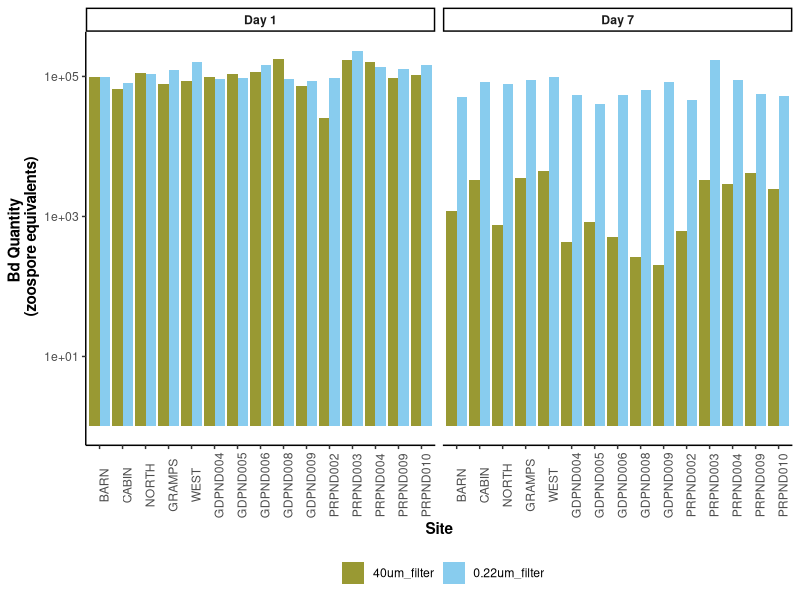
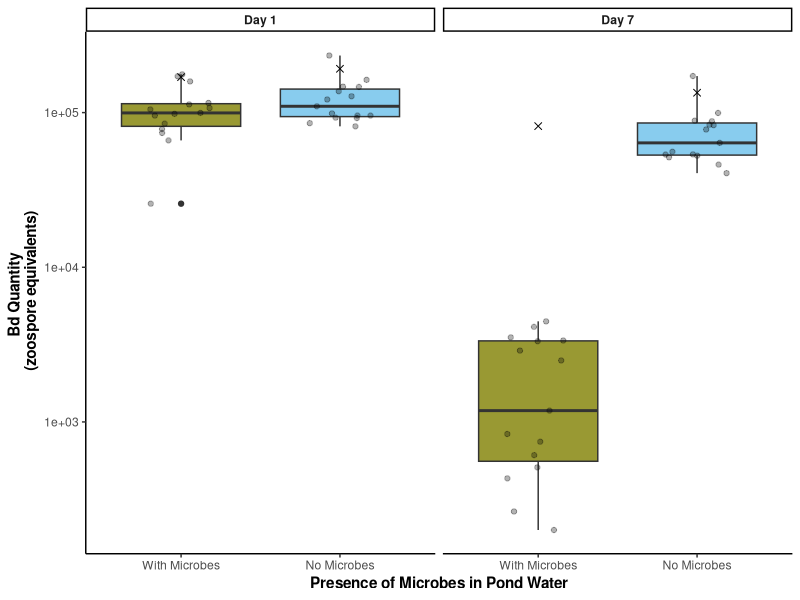
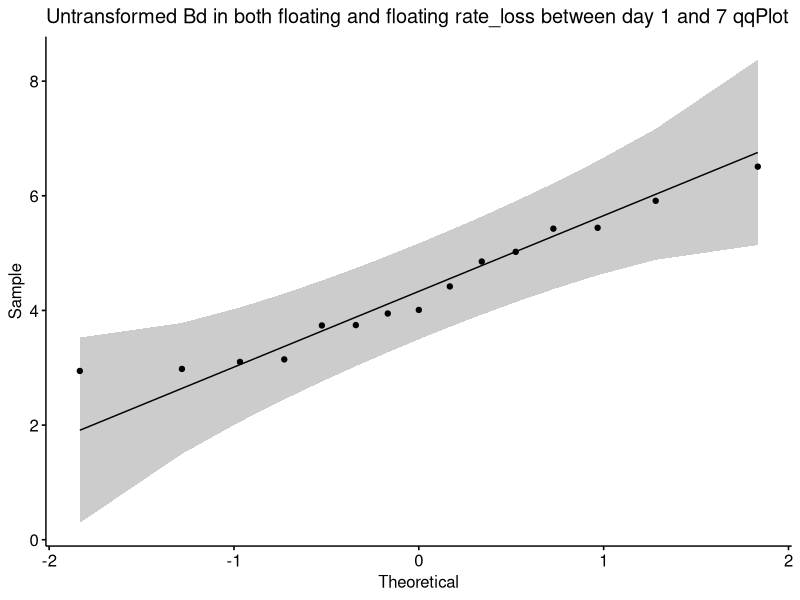
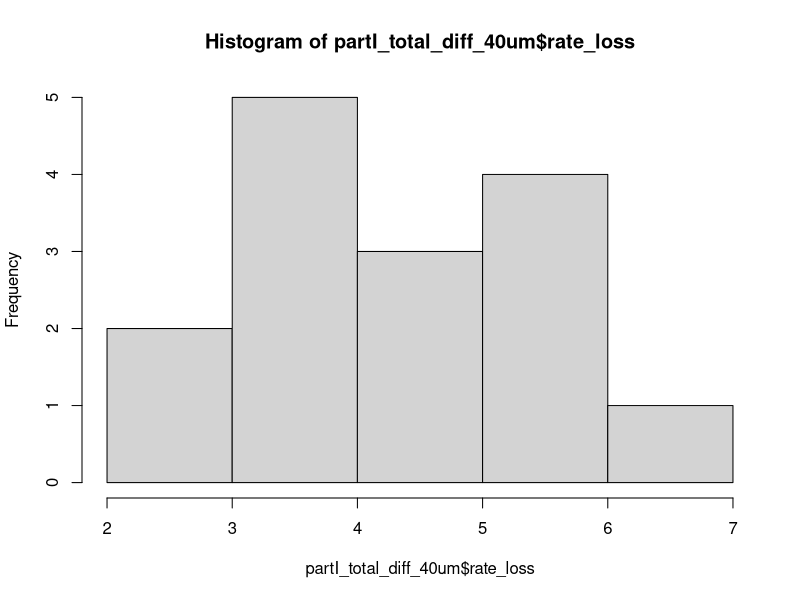
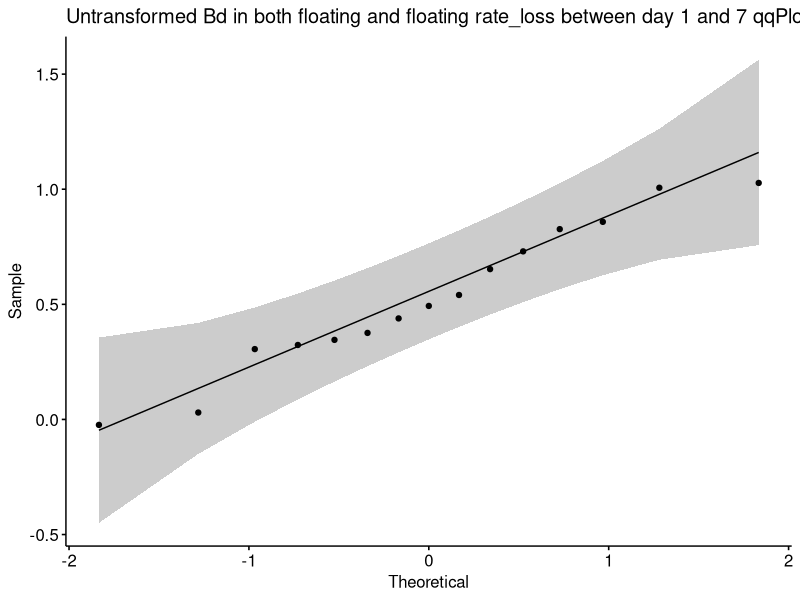
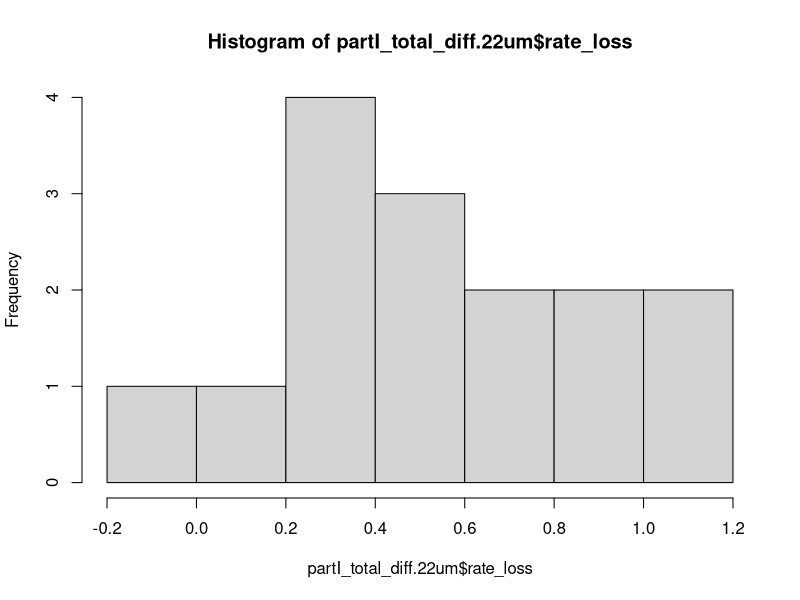
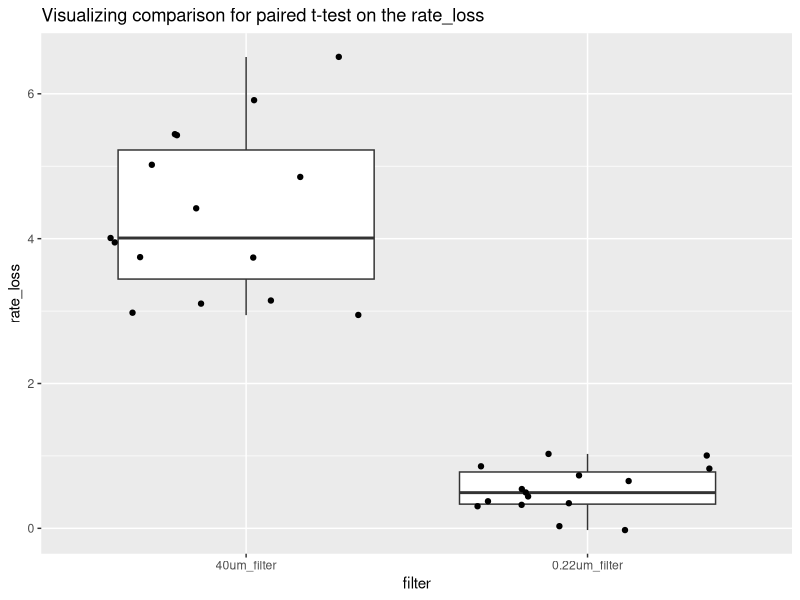
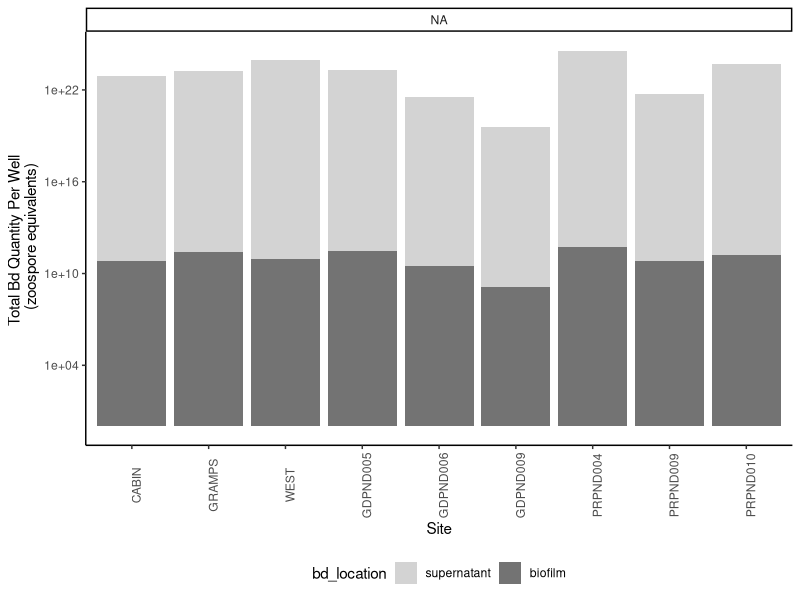

The R script that drew these images, in order: (Note: this script raises an error after producing the figures.)
## ---- chunk 1
#| warning: false

## read in and clean data
library(tidyverse) # for cleaning and viewing data
library(here) # for importing data
library(ggpubr)
library(rstatix)
library(ggplot2)
library(car)
library(multcomp)
library(nlme)

ns_biofilm_bd <- read.csv(here("data", "nine-sites-biofilm-on-Bd - Sheet1.csv"))
fs_pw_bd <- read.csv(here("data", "fifteen-sites-PW-on-Bd - Sheet1.csv"))
ns_ml_pw_bd <- read.csv(here("data", "nine-sites-PW-on-MLBd - Sheet1.csv")) %>% 
  filter(site != "NORTH") # why did we remove north??

## ---- chunk 2
# remove controls
partI <- fs_pw_bd %>% filter(site != "sterile MQ")

# keep control for labeling plot
partI_controls <- fs_pw_bd %>% 
  filter(site =="sterile MQ") %>% 
  pivot_wider(names_from = bd_location, values_from = bd_qty) %>%
  mutate(combined_bd = adherent + floating) %>% 
   mutate(day = case_when(
    day == 1 ~ "Day_1",
    day == 7 ~ "Day_7"))

# data type cleaning
partI$bd_location <- factor(partI$bd_location, levels = c("floating", "adherent"))
partI$filter <- factor(partI$filter,
                          levels = c("40um_filter", "0.22um_filter"))
partI$day <- factor(partI$day, levels = c("1", "7"),
                            labels = c("Day_1", "Day_7"))
partI$site <- factor(partI$site,
                          levels = c("BARN", "CABIN", "NORTH", "GRAMPS", "WEST", "GDPND004", "GDPND005", "GDPND006", "GDPND008", "GDPND009", "PRPND002", "PRPND003", "PRPND004", "PRPND009", "PRPND010", "sterile MQ"))

# get the total difference across days by combining both locations of Bd then subtracting across days
partI_total_diff <- partI %>%
  # combine floating and adherent for total_Bd
  pivot_wider(names_from = bd_location, values_from = bd_qty) %>%
  mutate(combined_bd = adherent + floating) %>% 
  subset(select = -c(adherent,floating)) %>% 

# different metrics of difference in Bd
  pivot_wider(names_from = day, values_from = combined_bd) %>%

  # calculate the rate loss by taking the log of each before subtracting
  mutate(rate_loss = log(Day_1) - log(Day_7))  %>% 

  # calculate the difference in raw amount of Bd
  mutate(diff = Day_1 - Day_7)

# Split into 2 data frames one for 40 and one for .22

partI_total_diff_40um <- partI_total_diff %>% 
  filter(filter =="40um_filter")
partI_total_diff.22um <- partI_total_diff%>% 
  filter(filter =="0.22um_filter")

## ---- chunk 3
# Colors: these are from Paul Tol's colorblind friendly palette
with_microbes_40_color <- "#999933"
no_microbes_.22_color <- "#88ccee"
## ---- chunk 4
partI %>%
  # combine floating and adherent for total_Bd
  pivot_wider(names_from = bd_location, values_from = bd_qty) %>%
  mutate(combined_bd = adherent + floating) %>% 
ggplot(aes(y= combined_bd, x = site, fill = filter)) + 
    geom_col(position = position_dodge()) +
  scale_y_log10() +
    facet_wrap(~day, labeller = labeller(day = c("Day_1" = "Day 1",
                                                    "Day_7" = "Day 7"))) +
  scale_fill_manual(values = c("40um_filter" = with_microbes_40_color, 
                                "0.22um_filter" = no_microbes_.22_color)) +
    theme_classic() +
   theme(axis.text.x = element_text(angle = 90),
        legend.position = "bottom",
         strip.text = element_text(face="bold"),
         axis.title = element_text(face = "bold")) + 
    xlab("Site") +
    ylab("Bd Quantity \n (zoospore equivalents)") +
  guides(fill=guide_legend(title=""))
## ---- chunk 5
partI %>%
  # combine floating and adherent for total_Bd
  pivot_wider(names_from = bd_location, values_from = bd_qty) %>%
  mutate(combined_bd = adherent + floating) %>% 
  
  # create the plot
  ggplot(aes(y= combined_bd, x = filter, fill = filter)) + 
    geom_boxplot() +
  geom_jitter(width = 0.2, alpha = 0.3) +
    scale_y_log10() +
    facet_wrap(~day, labeller = labeller(day = c("Day_1" = "Day 1",
                                                    "Day_7" = "Day 7")))+
  scale_fill_manual(values = c("40um_filter" = with_microbes_40_color, 
                                "0.22um_filter" = no_microbes_.22_color)) +
    theme_classic() +
   theme(legend.position = "none",
         strip.text = element_text(face="bold"),
         axis.title = element_text(face = "bold")) + 
  scale_x_discrete (labels= c("40um_filter" = "With Microbes", "0.22um_filter" = "No Microbes")) +
    xlab("Presence of Microbes in Pond Water") +
    ylab("Bd Quantity \n (zoospore equivalents)") +
  
  # add controls ad x's
  geom_point(data = partI_controls, aes(x = filter, y = combined_bd), shape = 4, size = 2)
## ---- chunk 6
# check normality of the differences across groups: it's normal untransformed in both!
partI_total_diff_40um %>% 
 ggqqplot("rate_loss", title = "Untransformed Bd in both floating and floating rate_loss between day 1 and 7 qqPlot") # good enough
shapiro.test(partI_total_diff_40um$rate_loss) # normal, yay!
hist(partI_total_diff_40um$rate_loss) # good enough

partI_total_diff.22um%>% 
 ggqqplot("rate_loss", title = "Untransformed Bd in both floating and floating rate_loss between day 1 and 7 qqPlot") # gorgeous
shapiro.test(partI_total_diff.22um$rate_loss) # normal, yay!
hist(partI_total_diff.22um$rate_loss) # good enough

# visualize the comparison I am making
partI_total_diff %>%
ggplot(aes(y= rate_loss, x = filter)) + 
    geom_boxplot() +
  geom_jitter() +
  ggtitle("Visualizing comparison for paired t-test on the rate_loss")
## ---- chunk 7
# Step 3: run the paired t-test on the difference
t.test(partI_total_diff_40um$rate_loss, partI_total_diff.22um$rate_loss, paired = TRUE)
## ---- chunk 8
part_two <- ns_biofilm_bd

#---- Part II
# set as factors with levels so they appear in order in plots later
part_two$site <- factor(part_two$site,
                                levels = c("CABIN", "GRAMPS", "WEST", "GDPND005", "GDPND006", "GDPND009", "PRPND004", "PRPND009", "PRPND010"))
part_two$bd_location <- factor(part_two$bd_location, levels = c("supernatant", "biofilm"))
part_two$day <- factor(part_two$day, levels = c("Day_0", "Day_1", "Day_7"))

# Biofilm only, no supernatant, and days 1 and 7 only, no day 0
part_two_bf_only <- part_two %>% 
  filter(bd_location == "biofilm") %>% 
  filter(day != "Day_0") %>% 
  #log bd qty
  mutate(log_qty = log(bd_qty))
  
## ---- chunk 9
part_two %>%
ggplot(aes(y= bd_qty, x = site, fill=bd_location)) + 
    geom_col() +
    facet_grid(.~day)+
  theme_classic()+
  scale_fill_manual(values = c("lightgrey", "gray45" )) +
    theme(axis.text.x = element_text(angle = 90),
          legend.position = "bottom") + 
    scale_y_log10() +
    xlab("Site") +
   ylab("Total Bd Quantity Per Well \n (zoospore equivalents)") 
## ---- chunk 10
part2 <- part_two_bf_only %>%
ggplot(aes(y= bd_qty, x = day)) + 
    geom_boxplot(fill = no_microbes_.22_color) +
    geom_point(alpha = 0.3) +
    theme_classic() +
  scale_y_log10() +
   theme(legend.position = "none",
         strip.text = element_text(face="bold"),
         axis.title = element_text(face = "bold")) + 
    xlab("Time (days)") +
    ylab("Bd Quantity \n (zoospore equivalents)") +
  scale_x_discrete (labels= c("Day_1" = "Day 1", "Day_7" = "Day 7"))

# Let's add significance letters
significance_data <- tibble(
 day = factor(c("Day_1", "Day_7"), levels = c("Day_1", "Day_7")),
  y_position = c(1.6e+05, 1.4e+04),  # Adjust this depending on your plot's scale
  label = c("a", "b"))

part2 + 
geom_text(data = significance_data, aes(x = day, y = y_position, label = label),
            position = position_dodge(width = 0.75), vjust = 0) 

## ---- chunk 11
# check normality of the differences across groups let's try untransformed
part_two_bf_only %>% 
 ggqqplot("bd_qty", title = "Untransformed Bd loads") +
  facet_wrap(~day) # gotta transform the data, day 1 is not normal

part_two_bf_only %>% 
  ggqqplot("log_qty", title = "Transformed Bd loads") +
  facet_wrap(~day) # not perfect but close, let's try shapiro tests

# Shapiro tests
day_one <- part_two_bf_only %>% 
  filter(day == "Day_1") %>% # filter to only include day 1
  pull(log_qty)

shapiro.test(day_one) # p >> 0.05, it's normal!

day_seven <- part_two_bf_only %>% 
  filter(day == "Day_7") %>% # filter to only include day 1
  pull(log_qty)

shapiro.test(day_seven) # p >> 0.05, it's normal!

# Histograms for funsies
part_two_bf_only %>% 
ggplot(aes(x = log_qty)) + # x-axis
  geom_histogram(bins = 4) + # make a histogram
  facet_wrap(~ day, # make multiple panels by day
             scales = "free") # let the axes vary between panels
## ---- chunk 12
# Step 3: run the paired t-test
t.test(day_one, day_seven, paired = TRUE)
## ---- chunk 13
part_three <- ns_ml_pw_bd %>% 
  filter(filter != "control") %>% 
  filter(site != "MQ")

# keep control for labeling plot
partIII_controls <- ns_ml_pw_bd %>% 
  filter(site =="MQ") %>% 
  pivot_wider(names_from = bd_location, values_from = bd_qty) %>%
  mutate(combined_bd = adherent + supernatant)

# Data type cleaning
part_three$site <- factor(part_three$site,
                                levels = c("CABIN", "GRAMPS", "WEST", "GDPND005", "GDPND006", "GDPND009", "PRPND004", "PRPND009", "PRPND010"))
part_three$bd_location <- factor(part_three$bd_location, levels = c("supernatant", "adherent"))
part_three$day <- factor(part_three$day, levels = c("Day_1", "Day_7")) 

# get the total difference across days by combining both locations of Bd then subtracting across days
part_three_total_diff <- part_three %>%
  # combine supernatant and adherent for total_Bd
  pivot_wider(names_from = bd_location, values_from = bd_qty) %>%
  mutate(combined_bd = adherent + supernatant) %>% 
  subset(select = -c(adherent,supernatant)) %>% 
  
# different metrics of difference in Bd
  pivot_wider(names_from = day, values_from = combined_bd) %>%
  
  # calculate the difference in raw amount of Bd
  mutate(diff = Day_1 - Day_7) %>% 

  # calculate the rate loss by taking the log of each before subtracting
  mutate(rate_loss = log(Day_1) - log(Day_7))

# Step 2: create subsets for each treatment
part_three_total_diff_40um <- part_three_total_diff %>% 
  filter(filter =="40um_filter")
part_three_total_diff.22um <- part_three_total_diff %>% 
  filter(filter =="0.22um_filter")

## ---- chunk 14
part_three %>%
  # combine floating and adherent for total_Bd
  pivot_wider(names_from = bd_location, values_from = bd_qty) %>%
  mutate(combined_bd = adherent + supernatant) %>% 
ggplot(aes(y= combined_bd, x = site, fill = filter)) + 
    geom_col(position = position_dodge()) +
  scale_y_log10() +
    facet_wrap(~day)+
  scale_fill_manual(values = c("40um_filter" = with_microbes_40_color, 
                                "0.22um_filter" = no_microbes_.22_color)) +
    theme_classic() +
   theme(axis.text.x = element_text(angle = 90),
        legend.position = "bottom",
         strip.text = element_text(face="bold"),
         axis.title = element_text(face = "bold")) + 
    xlab("Site") +
    ylab("Bd Quantity \n (zoospore equivalents)") +
  guides(fill=guide_legend(title=""))

## ---- chunk 15
part_three %>%
  # combine floating and adherent for total_Bd
  pivot_wider(names_from = bd_location, values_from = bd_qty) %>%
 mutate(combined_bd = adherent + supernatant) %>% 

  # plot it
  ggplot(aes(y= combined_bd, x = filter, fill = filter)) + 
    geom_boxplot() +
  geom_jitter(width = 0.2, alpha = 0.3) +
    scale_y_log10() +
    facet_wrap(~day, labeller = labeller(day = c("Day_1" = "Day 1",
                                                    "Day_7" = "Day 7")))+
  scale_fill_manual(values = c("40um_filter" = with_microbes_40_color, 
                                "0.22um_filter" = no_microbes_.22_color)) +
    theme_classic() +
   theme(legend.position = "none",
         strip.text = element_text(face="bold"),
         axis.title = element_text(face = "bold")) + 
  scale_x_discrete (labels= c("40um_filter" = "With Microbes", "0.22um_filter" = "No Microbes")) +
    xlab("Presence of Microbes in Pond Water Added to Monolayer Biofilm") +
    ylab("Bd Quantity \n (zoospore equivalents)") +

 # add controls ad x's
geom_point(data = partIII_controls, aes(x = filter, y = combined_bd), shape = 4, size = 2)

## ---- chunk 16
# check normality of the differences across groups: it's normal untransformed in both!
part_three_total_diff_40um %>% 
 ggqqplot("rate_loss", title = "Untransformed 40um") # good enough
shapiro.test(partI_total_diff_40um$rate_loss) # normal, yay!
hist(partI_total_diff_40um$rate_loss) # good enough

part_three_total_diff.22um%>% 
 ggqqplot("rate_loss", title = "Untransformed 0.22um") # gorgeous
shapiro.test(partI_total_diff.22um$rate_loss) # normal, yay!
hist(partI_total_diff.22um$rate_loss) # good enough

# visualize the comparison I am making
part_three_total_diff %>%
ggplot(aes(y= rate_loss, x = filter)) + 
    geom_boxplot() +
  geom_jitter() +
  ggtitle("Visualizing comparison for paired t-test on the rate_loss")
## ---- chunk 17
# Step 3: run the paired t-test on the difference
t.test(part_three_total_diff_40um$rate_loss, part_three_total_diff.22um$rate_loss, paired = TRUE)
## ---- chunk 18
p3 <- part_three %>% 
  # combine floating and adherent for total_Bd
  pivot_wider(names_from = bd_location, values_from = bd_qty) %>%
 mutate(combined_bd = adherent + supernatant) %>% 
mutate(log_total = log(combined_bd))

p3 %>% 
 ggqqplot("log_total") # gorgeous
hist(p3$log_total) # good enough

p3 %>% 
  ggplot(aes(y= log_total, x = filter)) + 
    geom_boxplot() +
  geom_jitter()

p3 %>% 
  ggplot(aes(y= log_total, x = day)) + 
    geom_boxplot() +
  geom_jitter()


## ---- chunk 19
library(nlme)
par(mfrow = c(2,2))
# qty ~ factor(day) + microbe_treatment, random = ~1|factor(site)
mod6 <- lme(log_total~day+ factor(filter), random = ~1|site, data=p3)
plot(mod6) # not terrible!

library(car)
qqPlot(resid(mod6), main="QQ Plot of Residuals")
## ---- chunk 20
summary(mod6)
anova(mod6)

emmeans::emmeans(mod6, pairwise ~ day) # pairwise comparisons
emmeans::emmeans(mod6, pairwise ~ filter) # pairwise comparisons

## ---- chunk 21
# data wrangling for comparisons across experiments

pw_no_microbes <- partI_total_diff %>% 
  # remove "other" 6 sites, not the 9 sites we are using
  filter(site!="NORTH" & site!="BARN" & site!="PRPND002"  & site!="PRPND003" & site!="GDPND004"  & site!="GDPND008") %>% 
  filter(filter == "0.22um_filter") %>% 
  mutate(treatment = "PW 0.22um")

pw_WITH_microbes <- partI_total_diff %>%
  # remove "other" 6 sites, not the 9 sites we are using
  filter(site!="NORTH" & site!="BARN" & site!="PRPND002"  & site!="PRPND003" & site!="GDPND004"  & site!="GDPND008") %>% 
  filter(filter != "0.22um_filter") %>% 
  mutate(treatment = "PW 40um")

fieldbf_no_microbes <- part_two_bf_only %>%
   subset(select = -c(bd_location, log_qty)) %>% 
  filter(day != "Day_0") %>% 
# calculate the difference in raw amount of Bd
  pivot_wider(names_from = day, values_from = bd_qty) %>%
  mutate(diff = Day_1 - Day_7) %>% 
# calculate the rate loss by taking the log of each before subtracting
  mutate(rate_loss = log(Day_1) - log(Day_7)) %>% 
  mutate(treatment = "Field bf 0.22") %>% 
  mutate(filter = "0.22um_filter")

monolayer_WITH_microbes <- part_three_total_diff %>% 
  filter(filter != "0.22um_filter") %>% 
  mutate(treatment = "Monolayer 40um")

monolayer_NO_microbes <- part_three_total_diff %>% 
  filter(filter == "0.22um_filter") %>% 
  mutate(treatment = "Monolayer 0.22um")
  
all_parts<- bind_rows(pw_WITH_microbes, pw_no_microbes, fieldbf_no_microbes, monolayer_WITH_microbes, monolayer_NO_microbes) %>% 
  mutate(percent_loss = (diff/Day_1) * 100) 

# set PW 40 um as the intercept, comparing back to that one
all_parts$treatment <- factor(all_parts$treatment,
                          levels = c("PW 40um", "PW 0.22um", "Field bf 0.22", "Monolayer 40um", "Monolayer 0.22um"))
  
## ---- chunk 22
par(mfrow = c(2,2))
mod3 <- aov(rate_loss~treatment, data=all_parts)
plot(mod3) # not terrible!
## ---- chunk 23
anova(mod3)
summary(mod3) # sig!
post_hoc_rateloss <- glht(mod3, # with your ANOVA model
                 linfct = mcp(treatment = "Tukey"))
summary(post_hoc_rateloss)
cld(post_hoc_rateloss) 

# export cld results as a dataframe
cld_results_rateloss <- cld(post_hoc_rateloss)
labels_rl <- cld_results_rateloss$mcletters$Letters
treatments_rl <- names(labels_rl)
labels_rl <- as.character(labels_rl)

sig_data_rl <- tibble(
  treatment = treatments_rl,
  y_position = c(6.5,1.5,6.5,2.5,4),
  label = labels_rl)
## ---- chunk 24
exploratory_viz <- all_parts %>% 
  ggplot(aes(y= rate_loss, x = treatment, fill = filter)) + 
    geom_boxplot() +
  geom_jitter(alpha = 0.5, width = 0.1) +
    theme_classic() +
   theme(legend.position = "bottom",
         strip.text = element_text(face="bold"),
         axis.title = element_text(face = "bold")) + 
  scale_x_discrete (labels= c("40um_filter" = "With Microbes", "0.22um_filter" = "No Microbes")) +
    xlab("Treatment") +
    ylab("Rate of Loss of Bd over 7 Days") + 
  ggtitle("Exploratory visualization, not final plot")

## ---- chunk 25
ab <- all_parts %>% 
  mutate(medium = case_when(
    grepl("PW", treatment) ~ "PW",
    grepl("Field bf", treatment) ~ "Field bf",
    grepl("Monolayer", treatment) ~ "Monolayer"
  )) %>% 
   ggplot(aes(y= rate_loss, x = medium, fill = filter)) + 
    geom_boxplot() +
  geom_point(alpha = 0.5) +
    theme_classic() +
  facet_wrap(~filter, scales = "free_x", labeller = labeller(filter = c("0.22um_filter" = "No Microbes",
                                                    "40um_filter" = "With Microbes"))) +
   scale_fill_manual(values = c("40um_filter" = with_microbes_40_color, 
                                "0.22um_filter" = no_microbes_.22_color)) +
   theme(legend.position = "none",
         strip.text = element_text(face="bold"),
         axis.title = element_text(face = "bold")) +
    xlab("Medium") +
      ylab("Rate loss of Bd over 7 Days") + 
  scale_x_discrete (labels= c("PW" = "Pond Water", "Field bf" = "Aquatic \nEnvironmental Biofilm", "Monolayer" = "Bd-Monolayer\nBiofilm"))

sig_data_rl <- sig_data_rl %>% 
mutate(filter = case_when(
    grepl("40um", treatment) ~ "40um_filter",
    grepl("0.22", treatment) ~ "0.22um_filter")) %>% 
mutate(medium = case_when(
    grepl("PW", treatment) ~ "PW",
    grepl("Field bf", treatment) ~ "Field bf",
    grepl("Monolayer", treatment) ~ "Monolayer"))

ab + geom_text(data = sig_data_rl, aes(x = medium, y = y_position, label = label, group = filter), inherit.aes = FALSE) 
## ---- chunk 26
plot <- all_parts %>% 
  ggplot(aes(y= percent_loss, x = treatment, fill = filter)) + 
    geom_boxplot() +
  geom_jitter(alpha = 0.5, width = 0.1) +
    theme_classic() +
   scale_fill_manual(values = c("40um_filter" = with_microbes_40_color, 
                                "0.22um_filter" = no_microbes_.22_color)) +
   theme(
         strip.text = element_text(face="bold"),
         axis.title = element_text(face = "bold")) + 
  scale_x_discrete (labels= c("40um_filter" = "With Microbes", "0.22um_filter" = "No Microbes")) +
    xlab("Treatment") +
    ylab("Percent Reduction of Bd over 7 Days")

## ---- chunk 27
par(mfrow = c(2,2))
# Is my raw data normal?
mod <- aov(percent_loss~treatment, data=all_parts)
plot(mod) # nope! gotta transform or try rate

all_parts <- all_parts %>%
  mutate(prop_loss = percent_loss/100) %>% 
  mutate(transformed_percent = asin(sqrt(prop_loss)))

mod2 <- aov(transformed_percent~treatment, data=all_parts)
plot(mod2) # better! 

summary(mod2) # sig
anova(mod2)
post_hoc2 <- glht(mod2, # with your ANOVA model
                 linfct = mcp(treatment = "Tukey"))
summary(post_hoc2)
cld(post_hoc2)

# export cld results as a dataframe
cld_results_acp <- cld(post_hoc2)
labels_acp <- cld_results_acp$mcletters$Letters
treatments_acp <- names(labels_acp)
labels_acp <- as.character(labels_acp)

significance_labels_acp <- data.frame(
  treatment = treatments_acp,
  label = labels_acp,
  stringsAsFactors = FALSE)

# ajust label position
highest_values <- aggregate(transformed_percent ~ treatment, data = all_parts, max)
significance_labels_acp <- merge(significance_labels_acp, highest_values, by = "treatment")
significance_labels_acp$y_position <- significance_labels_acp$transformed_percent * 1.05  # 5% above the max value
## ---- chunk 28
arcsine_withlabels <- all_parts %>% 
  ggplot(aes(y= transformed_percent, x = treatment, fill = filter)) + 
    geom_boxplot() +
  geom_jitter(alpha = 0.5, width = 0.1) +
    geom_text(data = significance_labels_acp, aes(x = treatment, y = y_position, label = label),inherit.aes = FALSE) +
    theme_classic() +
     scale_fill_manual(values = c("40um_filter" = with_microbes_40_color, 
                                "0.22um_filter" = no_microbes_.22_color)) +
   theme(legend.position = "none",
         strip.text = element_text(face="bold"),
         axis.title = element_text(face = "bold")) +
    xlab("Treatment") +
      ylab("Percent Reduction of Bd over 7 Days\n(arcsine squareroot transformed)")

arcsine_withlabels
## ---- chunk 29
# check normality of the differences across groups: it's normal untransformed in both!
partI_total_diff_40um %>% 
 ggqqplot("diff", title = "Untransformed Bd in both floating and floating diff between day 1 and 7 qqPlot") # good enough
shapiro.test(partI_total_diff_40um$diff) # normal, yay!
hist(partI_total_diff_40um$diff) # good enough

partI_total_diff.22um%>% 
 ggqqplot("diff", title = "Untransformed Bd in both floating and floating diff between day 1 and 7 qqPlot") # gorgeous
shapiro.test(partI_total_diff.22um$diff) # normal, yay!
hist(partI_total_diff.22um$diff) # good enough

# visualize the comparison I am making
partI_total_diff %>%
ggplot(aes(y= diff, x = filter)) + 
    geom_boxplot() +
  geom_jitter() +
  ggtitle("Visualizing comparison for paired t-test on the differences")
  
## ---- chunk 30
# Step 3: run the paired t-test on the difference
t.test(partI_total_diff_40um$diff, partI_total_diff.22um$diff, paired = TRUE)
## ---- chunk 31
#| warning: false
#| message: false

# wrangle
part_two_bf_only  <- part_two_bf_only  %>% 
  mutate(log_qty = log(bd_qty))

# visualize
psych::pairs.panels(part_two_bf_only)
part_two_bf_only %>%
 ggqqplot("log_qty", title = "log_qty") # good enough
  shapiro.test(part_two_bf_only$log_qty) # normal, yay!
  hist(part_two_bf_only$log_qty) # good enough?
mod <- aov(log_qty ~ day, data = part_two_bf_only) # couldn't use "plot" on lme so this was next best thing?
plot(mod) # good enough resids?


# Model for randomized block design
lme_mod <- lme(log_qty ~ factor(day), random = ~1|factor(site),  data = part_two_bf_only)
summary(lme_mod) # summary of the output
anova(lme_mod) # suse anova table to determine if the fixed effect of day is significant

emmeans::emmeans(lme_mod, pairwise ~ day) # pairwise comparisons

emmeans::lsmeans(lme_mod, pairwise~day, adjust="tukey") # pairwise comparisons

## ---- chunk 32
# Assumptions testing

# check normality of the differences across groups
part_three_total_diff_40um %>% 
 ggqqplot("diff", title = "40 um") # not great
shapiro.test(part_three_total_diff_40um$diff) # NOT normal
hist(part_three_total_diff_40um$diff) # nope

# we gotta transform, and note we have negative: west GAINED Bd
part_three_total_diff_40um <- part_three_total_diff_40um %>% 
  mutate(log_diff = log(diff)) # warning: NaN's produced

part_three_total_diff_40um %>% 
  ggqqplot("log_diff", title = "40 um") # good enough
shapiro.test(part_three_total_diff_40um$log_diff) # woohoo!!
hist(part_three_total_diff_40um$log_diff) # sure

# 0.22 micron

# check normality of the differences across groups
part_three_total_diff.22um  %>% 
 ggqqplot("diff", title = ".22 um") # not great
shapiro.test(part_three_total_diff.22um $diff) # shapiro says its fine
hist(part_three_total_diff.22um $diff) # meh

# we gotta transform, but we have negative: west GAINED Bd
part_three_total_diff.22um  <- part_three_total_diff.22um %>% 
  mutate(log_diff = log(diff))

part_three_total_diff.22um  %>% 
  ggqqplot("log_diff", title = ".22 um") # better?
shapiro.test(part_three_total_diff.22um $log_diff) # woohoo!!
hist(part_three_total_diff.22um $log_diff) # sure

# visualize the comparison I am making
part_three_total_diff %>%
ggplot(aes(y= diff, x = filter)) + 
    geom_boxplot() +
  geom_jitter(width = 0.1) +
  scale_y_log10()+
  ggtitle("Visualizing comparison for paired t-test on the differences")
## ---- chunk 33
# Step 3: run the paired t-test on the difference
t.test(part_three_total_diff_40um$log_diff, part_three_total_diff.22um$log_diff, paired = TRUE)
